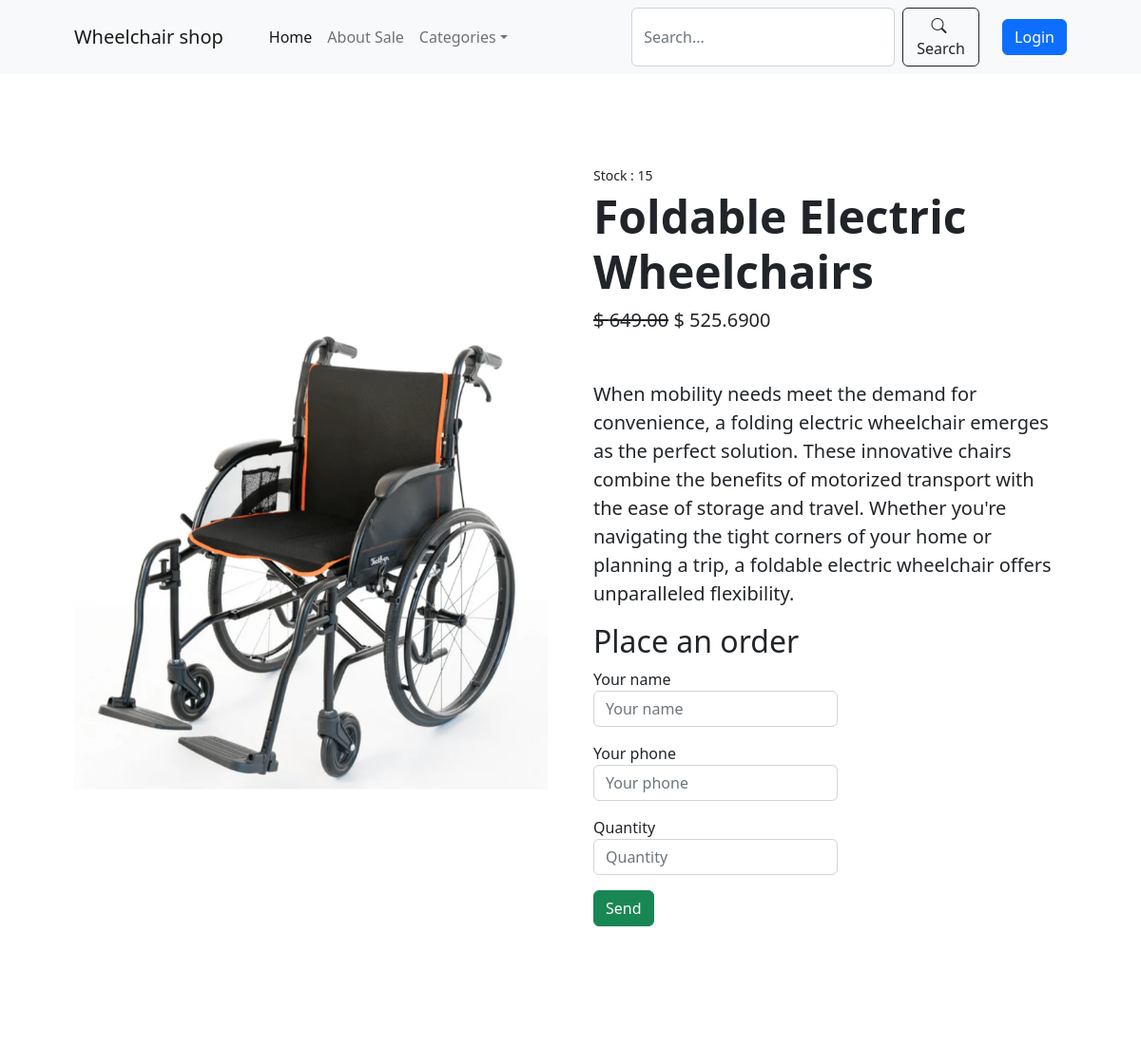
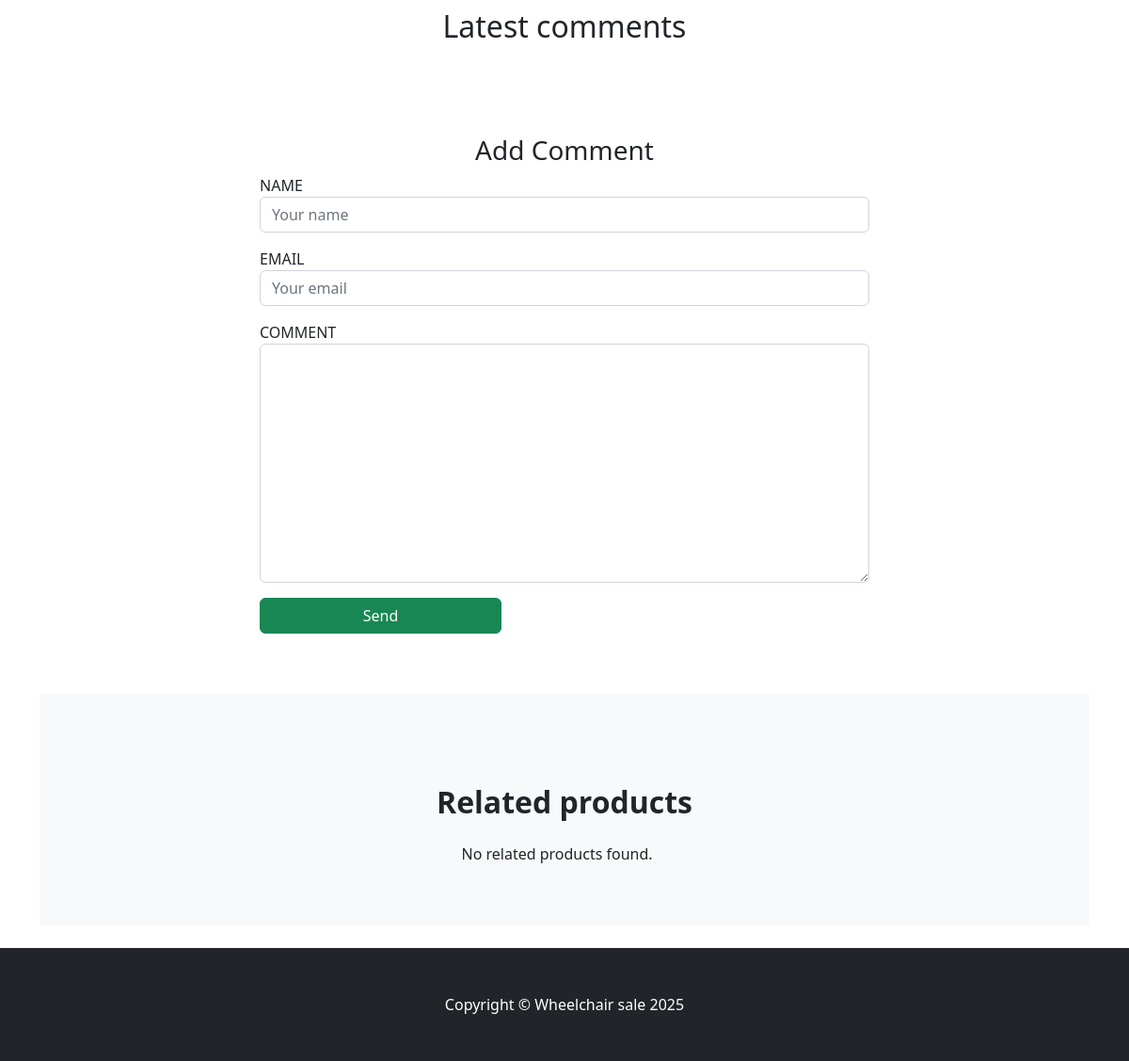
Page /detail/1/ on the committed database (2 pictures, top to bottom).
### app/models.py (models this page shows, shortened)
class Datebase(models.Model):
    created_ad = models.DateTimeField(auto_now_add=True,null=True,blank=True)
    update_ad = models.DateTimeField(auto_now =True,null=True,blank=True)
    class Meta:
        abstract = True

class Product(Datebase):
    name = models.CharField(max_length=255,null = True,  blank= True)
    price = models.DecimalField(max_digits=14,decimal_places=2)
    description = models.TextField(null=True,blank=True)
    image = models.ImageField(upload_to='products/',null=True,blank=True)
    stock = models.PositiveSmallIntegerField(default=1)
    discount = models.PositiveSmallIntegerField(default=0)
    category = models.ForeignKey(Category,on_delete=models.SET_NULL,related_name='products',null=True,blank=True)
    @property
    def discount_price(self):
        if self.discount:
            return self.price * Decimal(f"{1 - self.discount / 100}")
        return self.price

### app/views.py (the view)
# urls.py: path('detail/<int:product_id>/', detail, name = 'detail'),
def detail(request,product_id):
    product = Product.objects.get(id = product_id)
    comments = product.comments.filter(is_handle=False)[:4]
    related_products = Product.objects.filter(
    category=product.category
).exclude(id=product.id).order_by('-created_ad')[:4]
    context = {
        'product' : product,
        'comments' : comments,
        'related_products' : related_products
    }
    return render(request,'app/detail.html',context)

### app/templates/app/detail.html (shortened to what this page needs)
{% extends 'app/base/base.html' %}
{% load static %}
{% block detail_content %}
<section class="py-5">
    <div class="container px-4 px-lg-5 my-5">
        <div class="row gx-4 gx-lg-5 align-items-center">
            <div class="col-md-6"><img class="card-img-top mb-5 mb-md-0" src="{{product.image.url}}" alt="..." /></div>
            <div class="col-md-6">
                <div class="small mb-1">Stock : {{product.stock}}</div>
                <h1 class="display-5 fw-bolder">{{product.name}}</h1>
                <div class="fs-5 mb-5">
                    {% if product.discount > 0%}
                        <span class="text-decoration-line-through">$ {{product.price}}</span>
                        <span>$ {{product.discount_price}}</span>
                    {%else%}
                        $ {{product.price}}
                    {%endif%}
                </div>
                <p class="lead">{{product.description}}</p>
                <div class="d-flex">
                     <form method="post" action="{% url 'app:order' product.id %}">
                                <div class="form-group">
                                    <h2>Place an order</h2>
                                </div>
                                <div class="form-group mb-3">
                                  <label for="formGroupExampleInput">Your name</label>
                                  <input type="text" name="name" class="form-control"  placeholder="Your name">
                                </div>
                                <div class="form-group mb-3">
                                  <label for="formGroupExampleInput2">Your phone</label>
                                  <input type="text" name="phone" class="form-control" placeholder="Your phone">
                                </div>
                                <div class="form-group mb-3">
                                  <label for="formGroupExampleInput2">Quantity</label>
                                  <input type="number" name="qauntity" class="form-control" placeholder="Quantity">
                                </div>
                                  <div class="form-group mb-3">
                                    <input type="submit" class="btn btn-success" value="Send">
                                  </div>
                              </form>
                </div>
            </div>
        </div>
    </div>
</section>
<div class="container mt-4 mb-4">
    <div class="row">
        <div class="col-12">
            <div class="text-center">
                <h2>Latest comments</h2>
            </div>
        <div class="col-8 offset-2 mt-5">
            <div class=" p-5">
                <div class="text-center">
                    <h3>Add Comment</h3>
                </div>
            <form method="POST">
                <div class="form-group mb-3">
                    <label for="formGroupExampleInput">NAME</label>
                    <input type="text" class="form-control"  placeholder="Your name">
                </div>
                <div class="form-group mb-3">
                    <label for="formGroupExampleInput2">EMAIL</label>
                    <input type="text" class="form-control" placeholder="Your email">
                </div>
                <div class="form-group mb-3">
                    <label for="formGroupExampleInput2">COMMENT</label>
                    <textarea name="" class="form-control" id="" cols="30" rows="10"></textarea>
                    </div>
                    <div class="form-group mb-3">
                    <input type="text" class="btn btn-success" value="Send">
                    </div>
                </form>
            </div>
        </div>
    </div>
</div>
<section class="py-5 bg-light">
    <div class="container px-4 px-lg-5 mt-5">
        <h2 class="fw-bolder mb-4 text-center">Related products</h2>
        <div class="row gx-4 gx-lg-5 row-cols-2 row-cols-md-3 row-cols-xl-4 justify-content-center">
             {% for related in related_products %}
                    <div class="col mb-5">
                        <div class="card h-100 position-relative">
                            {% if related.discount_price %}
                                <span class="badge bg-dark text-white position-absolute"
                                    style="top: 10px; right: 10px;">SALE</span>
                            {% endif %}
                            <img class="card-img-top" src="{{ related.image.url }}" alt="{{ related.name }}" />
                            <div class="card-body p-4">
                                <div class="text-center">
                                    <h5 class="fw-bolder">{{ related.name }}</h5>
                                    {% if related.discount_price %}
                                        <span class="text-muted text-decoration-line-through">
                                            ${{ related.price }}
                                        </span>
                                        ${{ related.discount_price }}
                                    {% else %}
                                        ${{ related.price }}
                                    {% endif %}
                                </div>
                            </div>
                            <div class="card-footer p-4 pt-0 border-top-0 bg-transparent">
                                <div class="text-center">
                                    <a class="btn btn-outline-dark mt-auto"
                                    href="{% url 'app:detail' related.id %}">
                                        View product
                                    </a>
                                </div>
                            </div>
                        </div>
                    </div>
                {% empty %}
                    <p>No related products found.</p>
                {% endfor %}
            </div>
        </div>
    </div>
{% endblock %}

### rows in the picture
Product: image (picture), stock "15", name "Foldable Electric Wheelchairs", price "649.00", discount_price "525.6900", description "When mobility needs meet the demand for convenience, a folding electric wheelchair emerges as the perfect solution. These innovative chairs combine the benefits of motorized transport with the ease of storage and travel. Whether you're navigating the tight corners of your home or planning a trip, a foldable electric wheelchair offers unparalleled flexibility."
